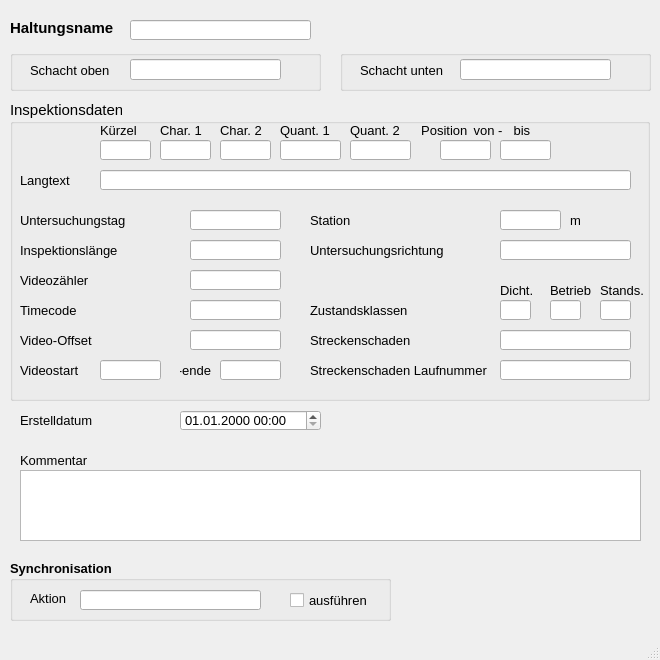
<?xml version="1.0" encoding="UTF-8"?>
<ui version="4.0">
 <class>MainWindow</class>
 <widget class="QMainWindow" name="MainWindow">
  <property name="geometry">
   <rect>
    <x>0</x>
    <y>0</y>
    <width>660</width>
    <height>660</height>
   </rect>
  </property>
  <property name="sizePolicy">
   <sizepolicy hsizetype="Preferred" vsizetype="Preferred">
    <horstretch>0</horstretch>
    <verstretch>0</verstretch>
   </sizepolicy>
  </property>
  <property name="minimumSize">
   <size>
    <width>660</width>
    <height>660</height>
   </size>
  </property>
  <property name="maximumSize">
   <size>
    <width>16777215</width>
    <height>16777215</height>
   </size>
  </property>
  <property name="baseSize">
   <size>
    <width>0</width>
    <height>0</height>
   </size>
  </property>
  <property name="font">
   <font>
    <family>Tahoma</family>
    <pointsize>10</pointsize>
   </font>
  </property>
  <property name="windowTitle">
   <string>MainWindow</string>
  </property>
  <widget class="QWidget" name="centralwidget">
   <widget class="QLabel" name="label">
    <property name="geometry">
     <rect>
      <x>10</x>
      <y>20</y>
      <width>131</width>
      <height>16</height>
     </rect>
    </property>
    <property name="font">
     <font>
      <family>Tahoma</family>
      <pointsize>11</pointsize>
      <weight>75</weight>
      <bold>true</bold>
     </font>
    </property>
    <property name="text">
     <string>Haltungsname</string>
    </property>
   </widget>
   <widget class="QLineEdit" name="untersuchhal">
    <property name="geometry">
     <rect>
      <x>130</x>
      <y>20</y>
      <width>181</width>
      <height>20</height>
     </rect>
    </property>
    <property name="font">
     <font>
      <family>Tahoma</family>
      <pointsize>10</pointsize>
     </font>
    </property>
    <property name="toolTip">
     <string>&lt;html&gt;&lt;head/&gt;&lt;body&gt;&lt;p&gt;Bezeichnung der untersuchten Haltung&lt;/p&gt;&lt;/body&gt;&lt;/html&gt;</string>
    </property>
    <property name="statusTip">
     <string>Bezeichnung der untersuchten Haltung</string>
    </property>
   </widget>
   <widget class="QGroupBox" name="groupBox_2">
    <property name="geometry">
     <rect>
      <x>10</x>
      <y>100</y>
      <width>640</width>
      <height>301</height>
     </rect>
    </property>
    <property name="font">
     <font>
      <family>Tahoma</family>
      <pointsize>11</pointsize>
     </font>
    </property>
    <property name="title">
     <string>Inspektionsdaten</string>
    </property>
    <widget class="QLineEdit" name="untersuchrichtung">
     <property name="geometry">
      <rect>
       <x>490</x>
       <y>140</y>
       <width>131</width>
       <height>20</height>
      </rect>
     </property>
     <property name="font">
      <font>
       <family>Tahoma</family>
       <pointsize>10</pointsize>
      </font>
     </property>
     <property name="toolTip">
      <string>&lt;html&gt;&lt;head/&gt;&lt;body&gt;&lt;p&gt;&lt;span style=&quot; font-size:10pt;&quot;&gt;Untersuchungsrichtung&lt;/span&gt;&lt;/p&gt;&lt;/body&gt;&lt;/html&gt;</string>
     </property>
    </widget>
    <widget class="QLabel" name="label_17">
     <property name="geometry">
      <rect>
       <x>300</x>
       <y>140</y>
       <width>151</width>
       <height>21</height>
      </rect>
     </property>
     <property name="font">
      <font>
       <family>Tahoma</family>
       <pointsize>10</pointsize>
      </font>
     </property>
     <property name="text">
      <string>Untersuchungsrichtung</string>
     </property>
    </widget>
    <widget class="QLabel" name="label_23">
     <property name="geometry">
      <rect>
       <x>90</x>
       <y>20</y>
       <width>151</width>
       <height>21</height>
      </rect>
     </property>
     <property name="font">
      <font>
       <family>Tahoma</family>
       <pointsize>10</pointsize>
      </font>
     </property>
     <property name="text">
      <string>Kürzel</string>
     </property>
    </widget>
    <widget class="QLabel" name="label_24">
     <property name="geometry">
      <rect>
       <x>150</x>
       <y>20</y>
       <width>51</width>
       <height>21</height>
      </rect>
     </property>
     <property name="font">
      <font>
       <family>Tahoma</family>
       <pointsize>10</pointsize>
      </font>
     </property>
     <property name="text">
      <string>Char. 1</string>
     </property>
    </widget>
    <widget class="QLabel" name="label_25">
     <property name="geometry">
      <rect>
       <x>210</x>
       <y>20</y>
       <width>51</width>
       <height>21</height>
      </rect>
     </property>
     <property name="font">
      <font>
       <family>Tahoma</family>
       <pointsize>10</pointsize>
      </font>
     </property>
     <property name="text">
      <string>Char. 2</string>
     </property>
    </widget>
    <widget class="QLabel" name="label_26">
     <property name="geometry">
      <rect>
       <x>270</x>
       <y>20</y>
       <width>61</width>
       <height>21</height>
      </rect>
     </property>
     <property name="font">
      <font>
       <family>Tahoma</family>
       <pointsize>10</pointsize>
      </font>
     </property>
     <property name="text">
      <string>Quant. 1</string>
     </property>
    </widget>
    <widget class="QLabel" name="label_27">
     <property name="geometry">
      <rect>
       <x>340</x>
       <y>20</y>
       <width>61</width>
       <height>21</height>
      </rect>
     </property>
     <property name="font">
      <font>
       <family>Tahoma</family>
       <pointsize>10</pointsize>
      </font>
     </property>
     <property name="text">
      <string>Quant. 2</string>
     </property>
    </widget>
    <widget class="QLabel" name="label_28">
     <property name="geometry">
      <rect>
       <x>300</x>
       <y>230</y>
       <width>161</width>
       <height>21</height>
      </rect>
     </property>
     <property name="font">
      <font>
       <family>Tahoma</family>
       <pointsize>10</pointsize>
      </font>
     </property>
     <property name="text">
      <string>Streckenschaden</string>
     </property>
    </widget>
    <widget class="QLabel" name="label_29">
     <property name="geometry">
      <rect>
       <x>300</x>
       <y>260</y>
       <width>211</width>
       <height>21</height>
      </rect>
     </property>
     <property name="font">
      <font>
       <family>Tahoma</family>
       <pointsize>10</pointsize>
      </font>
     </property>
     <property name="text">
      <string>Streckenschaden Laufnummer</string>
     </property>
    </widget>
    <widget class="QLineEdit" name="kuerzel">
     <property name="geometry">
      <rect>
       <x>90</x>
       <y>40</y>
       <width>51</width>
       <height>20</height>
      </rect>
     </property>
     <property name="font">
      <font>
       <family>Tahoma</family>
       <pointsize>10</pointsize>
      </font>
     </property>
     <property name="toolTip">
      <string>&lt;html&gt;&lt;head/&gt;&lt;body&gt;&lt;p&gt;&lt;span style=&quot; font-size:10pt;&quot;&gt;Schadenskürzel&lt;/span&gt;&lt;/p&gt;&lt;/body&gt;&lt;/html&gt;</string>
     </property>
    </widget>
    <widget class="QLineEdit" name="charakt1">
     <property name="geometry">
      <rect>
       <x>150</x>
       <y>40</y>
       <width>51</width>
       <height>20</height>
      </rect>
     </property>
     <property name="font">
      <font>
       <family>Tahoma</family>
       <pointsize>10</pointsize>
      </font>
     </property>
     <property name="toolTip">
      <string>&lt;html&gt;&lt;head/&gt;&lt;body&gt;&lt;p&gt;Zustandsdaten: Charakterisierung 1&lt;/p&gt;&lt;/body&gt;&lt;/html&gt;</string>
     </property>
     <property name="statusTip">
      <string>Zustandsdaten: Charakterisierung 1</string>
     </property>
    </widget>
    <widget class="QLineEdit" name="charakt2">
     <property name="geometry">
      <rect>
       <x>210</x>
       <y>40</y>
       <width>51</width>
       <height>20</height>
      </rect>
     </property>
     <property name="font">
      <font>
       <family>Tahoma</family>
       <pointsize>10</pointsize>
      </font>
     </property>
     <property name="toolTip">
      <string>&lt;html&gt;&lt;head/&gt;&lt;body&gt;&lt;p&gt;Zustandsdaten: Charakterisierung 2&lt;/p&gt;&lt;/body&gt;&lt;/html&gt;</string>
     </property>
     <property name="statusTip">
      <string>Zustandsdaten: Charakterisierung 2</string>
     </property>
    </widget>
    <widget class="QLineEdit" name="quantnr1">
     <property name="geometry">
      <rect>
       <x>270</x>
       <y>40</y>
       <width>61</width>
       <height>20</height>
      </rect>
     </property>
     <property name="font">
      <font>
       <family>Tahoma</family>
       <pointsize>10</pointsize>
      </font>
     </property>
     <property name="toolTip">
      <string>&lt;html&gt;&lt;head/&gt;&lt;body&gt;&lt;p&gt;Zustandsdaten: Quantifizierung 1&lt;/p&gt;&lt;/body&gt;&lt;/html&gt;</string>
     </property>
     <property name="statusTip">
      <string>Zustandsdaten: Quantifizierung 1</string>
     </property>
    </widget>
    <widget class="QLineEdit" name="quantnr2">
     <property name="geometry">
      <rect>
       <x>340</x>
       <y>40</y>
       <width>61</width>
       <height>20</height>
      </rect>
     </property>
     <property name="font">
      <font>
       <family>Tahoma</family>
       <pointsize>10</pointsize>
      </font>
     </property>
     <property name="toolTip">
      <string>&lt;html&gt;&lt;head/&gt;&lt;body&gt;&lt;p&gt;Zustandsdaten: Quantifizierung 2&lt;/p&gt;&lt;/body&gt;&lt;/html&gt;</string>
     </property>
     <property name="statusTip">
      <string>Zustandsdaten: Quantifizierung 2</string>
     </property>
    </widget>
    <widget class="QLineEdit" name="streckenschaden">
     <property name="geometry">
      <rect>
       <x>490</x>
       <y>230</y>
       <width>131</width>
       <height>20</height>
      </rect>
     </property>
     <property name="font">
      <font>
       <family>Tahoma</family>
       <pointsize>10</pointsize>
      </font>
     </property>
     <property name="toolTip">
      <string>&lt;html&gt;&lt;head/&gt;&lt;body&gt;&lt;p&gt;Kodierung&lt;/p&gt;&lt;/body&gt;&lt;/html&gt;</string>
     </property>
     <property name="statusTip">
      <string>Kodierung</string>
     </property>
    </widget>
    <widget class="QLineEdit" name="streckenschaden_lfdnr">
     <property name="geometry">
      <rect>
       <x>490</x>
       <y>260</y>
       <width>131</width>
       <height>20</height>
      </rect>
     </property>
     <property name="font">
      <font>
       <family>Tahoma</family>
       <pointsize>10</pointsize>
      </font>
     </property>
     <property name="toolTip">
      <string/>
     </property>
     <property name="statusTip">
      <string/>
     </property>
    </widget>
    <widget class="QLabel" name="label_18">
     <property name="geometry">
      <rect>
       <x>400</x>
       <y>20</y>
       <width>61</width>
       <height>21</height>
      </rect>
     </property>
     <property name="font">
      <font>
       <family>Tahoma</family>
       <pointsize>10</pointsize>
      </font>
     </property>
     <property name="text">
      <string>Position </string>
     </property>
     <property name="alignment">
      <set>Qt::AlignRight|Qt::AlignTrailing|Qt::AlignVCenter</set>
     </property>
    </widget>
    <widget class="QLineEdit" name="pos_von">
     <property name="geometry">
      <rect>
       <x>430</x>
       <y>40</y>
       <width>51</width>
       <height>20</height>
      </rect>
     </property>
     <property name="font">
      <font>
       <family>Tahoma</family>
       <pointsize>10</pointsize>
      </font>
     </property>
     <property name="toolTip">
      <string>&lt;html&gt;&lt;head/&gt;&lt;body&gt;&lt;p&gt;Zustandsdaten: Anfangswinkel als Zifferblattreferenz&lt;/p&gt;&lt;/body&gt;&lt;/html&gt;</string>
     </property>
     <property name="statusTip">
      <string>Zustandsdaten: Anfangswinkel als Zifferblattreferenz</string>
     </property>
    </widget>
    <widget class="QLineEdit" name="pos_bis">
     <property name="geometry">
      <rect>
       <x>490</x>
       <y>40</y>
       <width>51</width>
       <height>20</height>
      </rect>
     </property>
     <property name="font">
      <font>
       <family>Tahoma</family>
       <pointsize>10</pointsize>
      </font>
     </property>
     <property name="toolTip">
      <string>&lt;html&gt;&lt;head/&gt;&lt;body&gt;&lt;p&gt;Zustandsdaten: Endwinkel als Zifferblattreferenz&lt;/p&gt;&lt;/body&gt;&lt;/html&gt;</string>
     </property>
     <property name="statusTip">
      <string>Zustandsdaten: Endwinkel als Zifferblattreferenz</string>
     </property>
    </widget>
    <widget class="QLineEdit" name="station">
     <property name="geometry">
      <rect>
       <x>490</x>
       <y>110</y>
       <width>61</width>
       <height>20</height>
      </rect>
     </property>
     <property name="font">
      <font>
       <family>Tahoma</family>
       <pointsize>10</pointsize>
      </font>
     </property>
     <property name="toolTip">
      <string>&lt;html&gt;&lt;head/&gt;&lt;body&gt;&lt;p&gt;&lt;span style=&quot; font-size:10pt;&quot;&gt;Station entlang der Haltung&lt;/span&gt;&lt;/p&gt;&lt;/body&gt;&lt;/html&gt;</string>
     </property>
     <property name="statusTip">
      <string>Station entlang der Haltung</string>
     </property>
    </widget>
    <widget class="QLabel" name="label_34">
     <property name="geometry">
      <rect>
       <x>300</x>
       <y>110</y>
       <width>151</width>
       <height>21</height>
      </rect>
     </property>
     <property name="font">
      <font>
       <family>Tahoma</family>
       <pointsize>10</pointsize>
      </font>
     </property>
     <property name="text">
      <string>Station</string>
     </property>
    </widget>
    <widget class="QLabel" name="label_19">
     <property name="geometry">
      <rect>
       <x>10</x>
       <y>170</y>
       <width>151</width>
       <height>21</height>
      </rect>
     </property>
     <property name="font">
      <font>
       <family>Tahoma</family>
       <pointsize>10</pointsize>
      </font>
     </property>
     <property name="text">
      <string>Videozähler</string>
     </property>
    </widget>
    <widget class="QLabel" name="label_35">
     <property name="geometry">
      <rect>
       <x>10</x>
       <y>200</y>
       <width>151</width>
       <height>21</height>
      </rect>
     </property>
     <property name="font">
      <font>
       <family>Tahoma</family>
       <pointsize>10</pointsize>
      </font>
     </property>
     <property name="text">
      <string>Timecode</string>
     </property>
    </widget>
    <widget class="QLabel" name="label_21">
     <property name="geometry">
      <rect>
       <x>10</x>
       <y>230</y>
       <width>151</width>
       <height>21</height>
      </rect>
     </property>
     <property name="font">
      <font>
       <family>Tahoma</family>
       <pointsize>10</pointsize>
      </font>
     </property>
     <property name="text">
      <string>Video-Offset</string>
     </property>
    </widget>
    <widget class="QLineEdit" name="videozaehler">
     <property name="geometry">
      <rect>
       <x>180</x>
       <y>170</y>
       <width>91</width>
       <height>20</height>
      </rect>
     </property>
     <property name="font">
      <font>
       <family>Tahoma</family>
       <pointsize>10</pointsize>
      </font>
     </property>
     <property name="toolTip">
      <string/>
     </property>
     <property name="statusTip">
      <string/>
     </property>
    </widget>
    <widget class="QLineEdit" name="timecode">
     <property name="geometry">
      <rect>
       <x>180</x>
       <y>200</y>
       <width>91</width>
       <height>20</height>
      </rect>
     </property>
     <property name="font">
      <font>
       <family>Tahoma</family>
       <pointsize>10</pointsize>
      </font>
     </property>
     <property name="toolTip">
      <string/>
     </property>
     <property name="statusTip">
      <string/>
     </property>
    </widget>
    <widget class="QLineEdit" name="video_offset">
     <property name="geometry">
      <rect>
       <x>180</x>
       <y>230</y>
       <width>91</width>
       <height>20</height>
      </rect>
     </property>
     <property name="font">
      <font>
       <family>Tahoma</family>
       <pointsize>10</pointsize>
      </font>
     </property>
     <property name="toolTip">
      <string/>
     </property>
     <property name="statusTip">
      <string/>
     </property>
    </widget>
    <widget class="QLineEdit" name="inspektionslaenge">
     <property name="geometry">
      <rect>
       <x>180</x>
       <y>140</y>
       <width>91</width>
       <height>20</height>
      </rect>
     </property>
     <property name="font">
      <font>
       <family>Tahoma</family>
       <pointsize>10</pointsize>
      </font>
     </property>
     <property name="toolTip">
      <string>&lt;html&gt;&lt;head/&gt;&lt;body&gt;&lt;p&gt;[m]&lt;/p&gt;&lt;/body&gt;&lt;/html&gt;</string>
     </property>
     <property name="statusTip">
      <string>[m]</string>
     </property>
    </widget>
    <widget class="QLabel" name="label_61">
     <property name="geometry">
      <rect>
       <x>10</x>
       <y>110</y>
       <width>151</width>
       <height>21</height>
      </rect>
     </property>
     <property name="font">
      <font>
       <family>Tahoma</family>
       <pointsize>10</pointsize>
      </font>
     </property>
     <property name="text">
      <string>Untersuchungstag</string>
     </property>
    </widget>
    <widget class="QLineEdit" name="untersuchtag">
     <property name="geometry">
      <rect>
       <x>180</x>
       <y>110</y>
       <width>91</width>
       <height>20</height>
      </rect>
     </property>
     <property name="font">
      <font>
       <family>Tahoma</family>
       <pointsize>10</pointsize>
      </font>
     </property>
     <property name="toolTip">
      <string>&lt;html&gt;&lt;head/&gt;&lt;body&gt;&lt;p&gt;Datum&lt;/p&gt;&lt;/body&gt;&lt;/html&gt;</string>
     </property>
     <property name="statusTip">
      <string>Datum</string>
     </property>
    </widget>
    <widget class="QLabel" name="label_20">
     <property name="geometry">
      <rect>
       <x>10</x>
       <y>140</y>
       <width>151</width>
       <height>21</height>
      </rect>
     </property>
     <property name="font">
      <font>
       <family>Tahoma</family>
       <pointsize>10</pointsize>
      </font>
     </property>
     <property name="text">
      <string>Inspektionslänge</string>
     </property>
    </widget>
    <widget class="QLabel" name="label_2">
     <property name="geometry">
      <rect>
       <x>560</x>
       <y>110</y>
       <width>47</width>
       <height>21</height>
      </rect>
     </property>
     <property name="font">
      <font>
       <family>Tahoma</family>
       <pointsize>10</pointsize>
      </font>
     </property>
     <property name="text">
      <string>m</string>
     </property>
    </widget>
    <widget class="QLabel" name="label_36">
     <property name="geometry">
      <rect>
       <x>300</x>
       <y>200</y>
       <width>111</width>
       <height>21</height>
      </rect>
     </property>
     <property name="font">
      <font>
       <family>Tahoma</family>
       <pointsize>10</pointsize>
      </font>
     </property>
     <property name="text">
      <string>Zustandsklassen</string>
     </property>
    </widget>
    <widget class="QLabel" name="label_37">
     <property name="geometry">
      <rect>
       <x>540</x>
       <y>180</y>
       <width>41</width>
       <height>21</height>
      </rect>
     </property>
     <property name="font">
      <font>
       <family>Tahoma</family>
       <pointsize>10</pointsize>
      </font>
     </property>
     <property name="text">
      <string>Betrieb</string>
     </property>
    </widget>
    <widget class="QLineEdit" name="ZD">
     <property name="geometry">
      <rect>
       <x>490</x>
       <y>200</y>
       <width>31</width>
       <height>20</height>
      </rect>
     </property>
     <property name="font">
      <font>
       <family>Tahoma</family>
       <pointsize>10</pointsize>
      </font>
     </property>
     <property name="toolTip">
      <string>&lt;html&gt;&lt;head/&gt;&lt;body&gt;&lt;p&gt;&lt;span style=&quot; font-size:10pt;&quot;&gt;Max. Zustandsklasse Dichtheit&lt;/span&gt;&lt;/p&gt;&lt;/body&gt;&lt;/html&gt;</string>
     </property>
     <property name="statusTip">
      <string>Max. Zustandsklasse Dichtheit</string>
     </property>
    </widget>
    <widget class="QLineEdit" name="ZB">
     <property name="geometry">
      <rect>
       <x>540</x>
       <y>200</y>
       <width>31</width>
       <height>20</height>
      </rect>
     </property>
     <property name="font">
      <font>
       <family>Tahoma</family>
       <pointsize>10</pointsize>
      </font>
     </property>
     <property name="toolTip">
      <string>&lt;html&gt;&lt;head/&gt;&lt;body&gt;&lt;p&gt;&lt;span style=&quot; font-size:10pt;&quot;&gt;Max. Zustandsklasse Betriebssicherheit&lt;/span&gt;&lt;/p&gt;&lt;/body&gt;&lt;/html&gt;</string>
     </property>
     <property name="statusTip">
      <string>Max. Zustandsklasse Betriebssicherheit</string>
     </property>
    </widget>
    <widget class="QLabel" name="label_38">
     <property name="geometry">
      <rect>
       <x>590</x>
       <y>180</y>
       <width>51</width>
       <height>21</height>
      </rect>
     </property>
     <property name="font">
      <font>
       <family>Tahoma</family>
       <pointsize>10</pointsize>
      </font>
     </property>
     <property name="text">
      <string>Stands.</string>
     </property>
    </widget>
    <widget class="QLineEdit" name="ZS">
     <property name="geometry">
      <rect>
       <x>590</x>
       <y>200</y>
       <width>31</width>
       <height>20</height>
      </rect>
     </property>
     <property name="font">
      <font>
       <family>Tahoma</family>
       <pointsize>10</pointsize>
      </font>
     </property>
     <property name="toolTip">
      <string>&lt;html&gt;&lt;head/&gt;&lt;body&gt;&lt;p&gt;Max. Zustandsklasse Standsicherheit&lt;/p&gt;&lt;/body&gt;&lt;/html&gt;</string>
     </property>
     <property name="statusTip">
      <string>Max. Zustandsklasse Standsicherheit</string>
     </property>
    </widget>
    <widget class="QLabel" name="label_39">
     <property name="geometry">
      <rect>
       <x>490</x>
       <y>180</y>
       <width>41</width>
       <height>21</height>
      </rect>
     </property>
     <property name="font">
      <font>
       <family>Tahoma</family>
       <pointsize>10</pointsize>
      </font>
     </property>
     <property name="text">
      <string>Dicht.</string>
     </property>
    </widget>
    <widget class="QLabel" name="label_30">
     <property name="geometry">
      <rect>
       <x>500</x>
       <y>20</y>
       <width>41</width>
       <height>21</height>
      </rect>
     </property>
     <property name="font">
      <font>
       <family>Tahoma</family>
       <pointsize>10</pointsize>
      </font>
     </property>
     <property name="text">
      <string> bis</string>
     </property>
    </widget>
    <widget class="QLabel" name="label_40">
     <property name="geometry">
      <rect>
       <x>460</x>
       <y>20</y>
       <width>51</width>
       <height>21</height>
      </rect>
     </property>
     <property name="font">
      <font>
       <family>Tahoma</family>
       <pointsize>10</pointsize>
      </font>
     </property>
     <property name="text">
      <string> von -</string>
     </property>
    </widget>
    <widget class="QLineEdit" name="langtext">
     <property name="geometry">
      <rect>
       <x>90</x>
       <y>70</y>
       <width>531</width>
       <height>20</height>
      </rect>
     </property>
     <property name="font">
      <font>
       <family>Tahoma</family>
       <pointsize>10</pointsize>
      </font>
     </property>
     <property name="toolTip">
      <string>&lt;html&gt;&lt;head/&gt;&lt;body&gt;&lt;p&gt;Zustandsbeschreibung Langtext&lt;/p&gt;&lt;/body&gt;&lt;/html&gt;</string>
     </property>
     <property name="statusTip">
      <string>Zustandsbeschreibung Langtext</string>
     </property>
    </widget>
    <widget class="QLabel" name="label_52">
     <property name="geometry">
      <rect>
       <x>10</x>
       <y>70</y>
       <width>61</width>
       <height>21</height>
      </rect>
     </property>
     <property name="font">
      <font>
       <family>Tahoma</family>
       <pointsize>10</pointsize>
      </font>
     </property>
     <property name="text">
      <string>Langtext</string>
     </property>
    </widget>
    <widget class="QLabel" name="label_33">
     <property name="geometry">
      <rect>
       <x>10</x>
       <y>260</y>
       <width>81</width>
       <height>21</height>
      </rect>
     </property>
     <property name="font">
      <font>
       <family>Tahoma</family>
       <pointsize>10</pointsize>
      </font>
     </property>
     <property name="text">
      <string>Videostart</string>
     </property>
    </widget>
    <widget class="QLineEdit" name="video_start">
     <property name="geometry">
      <rect>
       <x>90</x>
       <y>260</y>
       <width>61</width>
       <height>20</height>
      </rect>
     </property>
     <property name="font">
      <font>
       <family>Tahoma</family>
       <pointsize>10</pointsize>
      </font>
     </property>
     <property name="toolTip">
      <string>&lt;html&gt;&lt;head/&gt;&lt;body&gt;&lt;p&gt;Beginn der Videoreferenz&lt;/p&gt;&lt;/body&gt;&lt;/html&gt;</string>
     </property>
     <property name="statusTip">
      <string>Beginn der Videoreferenz</string>
     </property>
    </widget>
    <widget class="QLabel" name="label_41">
     <property name="geometry">
      <rect>
       <x>170</x>
       <y>260</y>
       <width>31</width>
       <height>21</height>
      </rect>
     </property>
     <property name="font">
      <font>
       <family>Tahoma</family>
       <pointsize>10</pointsize>
      </font>
     </property>
     <property name="text">
      <string>-ende</string>
     </property>
     <property name="alignment">
      <set>Qt::AlignRight|Qt::AlignTrailing|Qt::AlignVCenter</set>
     </property>
    </widget>
    <widget class="QLineEdit" name="video_ende">
     <property name="geometry">
      <rect>
       <x>210</x>
       <y>260</y>
       <width>61</width>
       <height>20</height>
      </rect>
     </property>
     <property name="font">
      <font>
       <family>Tahoma</family>
       <pointsize>10</pointsize>
      </font>
     </property>
     <property name="toolTip">
      <string>&lt;html&gt;&lt;head/&gt;&lt;body&gt;&lt;p&gt;Ende der Videoreferenz&lt;/p&gt;&lt;/body&gt;&lt;/html&gt;</string>
     </property>
     <property name="statusTip">
      <string>Ende der Videoreferenz</string>
     </property>
    </widget>
   </widget>
   <widget class="QgsDateTimeEdit" name="createdat">
    <property name="geometry">
     <rect>
      <x>180</x>
      <y>410</y>
      <width>141</width>
      <height>21</height>
     </rect>
    </property>
    <property name="font">
     <font>
      <family>Tahoma</family>
      <pointsize>10</pointsize>
     </font>
    </property>
    <property name="currentSection">
     <enum>QDateTimeEdit::DaySection</enum>
    </property>
    <property name="displayFormat">
     <string>dd.MM.yyyy HH:mm</string>
    </property>
   </widget>
   <widget class="QLabel" name="label_71">
    <property name="geometry">
     <rect>
      <x>20</x>
      <y>410</y>
      <width>151</width>
      <height>21</height>
     </rect>
    </property>
    <property name="text">
     <string>Erstelldatum</string>
    </property>
   </widget>
   <widget class="QTextEdit" name="kommentar">
    <property name="geometry">
     <rect>
      <x>20</x>
      <y>470</y>
      <width>621</width>
      <height>71</height>
     </rect>
    </property>
    <property name="font">
     <font>
      <family>Tahoma</family>
      <pointsize>10</pointsize>
     </font>
    </property>
    <property name="toolTip">
     <string>&lt;html&gt;&lt;head/&gt;&lt;body&gt;&lt;p&gt;Platz für zusätzliche Kommentare&lt;/p&gt;&lt;/body&gt;&lt;/html&gt;</string>
    </property>
    <property name="statusTip">
     <string>Platz für zusätzliche Kommentare</string>
    </property>
   </widget>
   <widget class="QLabel" name="label_22">
    <property name="geometry">
     <rect>
      <x>20</x>
      <y>450</y>
      <width>81</width>
      <height>21</height>
     </rect>
    </property>
    <property name="font">
     <font>
      <family>Tahoma</family>
      <pointsize>10</pointsize>
     </font>
    </property>
    <property name="text">
     <string>Kommentar</string>
    </property>
   </widget>
   <widget class="QGroupBox" name="groupBox_3">
    <property name="geometry">
     <rect>
      <x>340</x>
      <y>50</y>
      <width>311</width>
      <height>41</height>
     </rect>
    </property>
    <property name="font">
     <font>
      <family>Tahoma</family>
      <pointsize>11</pointsize>
     </font>
    </property>
    <property name="title">
     <string/>
    </property>
    <widget class="QLabel" name="label_9">
     <property name="geometry">
      <rect>
       <x>20</x>
       <y>10</y>
       <width>91</width>
       <height>21</height>
      </rect>
     </property>
     <property name="font">
      <font>
       <family>Tahoma</family>
       <pointsize>10</pointsize>
      </font>
     </property>
     <property name="text">
      <string>Schacht unten</string>
     </property>
    </widget>
    <widget class="QLineEdit" name="schunten">
     <property name="geometry">
      <rect>
       <x>120</x>
       <y>9</y>
       <width>151</width>
       <height>21</height>
      </rect>
     </property>
     <property name="font">
      <font>
       <family>Tahoma</family>
       <pointsize>10</pointsize>
      </font>
     </property>
     <property name="toolTip">
      <string>&lt;html&gt;&lt;head/&gt;&lt;body&gt;&lt;p&gt;Name des unteren Schachts&lt;/p&gt;&lt;/body&gt;&lt;/html&gt;</string>
     </property>
     <property name="statusTip">
      <string>Name des unteren Schachts</string>
     </property>
    </widget>
   </widget>
   <widget class="QGroupBox" name="groupBox">
    <property name="geometry">
     <rect>
      <x>10</x>
      <y>50</y>
      <width>311</width>
      <height>41</height>
     </rect>
    </property>
    <property name="font">
     <font>
      <family>Tahoma</family>
      <pointsize>11</pointsize>
     </font>
    </property>
    <property name="title">
     <string/>
    </property>
    <widget class="QLabel" name="label_3">
     <property name="geometry">
      <rect>
       <x>20</x>
       <y>10</y>
       <width>91</width>
       <height>21</height>
      </rect>
     </property>
     <property name="font">
      <font>
       <family>Tahoma</family>
       <pointsize>10</pointsize>
      </font>
     </property>
     <property name="text">
      <string>Schacht oben</string>
     </property>
    </widget>
    <widget class="QLineEdit" name="schoben">
     <property name="geometry">
      <rect>
       <x>120</x>
       <y>9</y>
       <width>151</width>
       <height>21</height>
      </rect>
     </property>
     <property name="font">
      <font>
       <family>Tahoma</family>
       <pointsize>10</pointsize>
      </font>
     </property>
     <property name="toolTip">
      <string>&lt;html&gt;&lt;head/&gt;&lt;body&gt;&lt;p&gt;Name des oberen Schachts&lt;/p&gt;&lt;/body&gt;&lt;/html&gt;</string>
     </property>
     <property name="statusTip">
      <string>Name des oberen Schachts</string>
     </property>
    </widget>
   </widget>
   <widget class="QGroupBox" name="groupBox_sync">
    <property name="geometry">
     <rect>
      <x>10</x>
      <y>560</y>
      <width>381</width>
      <height>61</height>
     </rect>
    </property>
    <property name="font">
     <font>
      <family>Tahoma</family>
      <pointsize>10</pointsize>
      <weight>75</weight>
      <bold>true</bold>
     </font>
    </property>
    <property name="title">
     <string>Synchronisation</string>
    </property>
    <widget class="QCheckBox" name="status">
     <property name="geometry">
      <rect>
       <x>280</x>
       <y>30</y>
       <width>101</width>
       <height>21</height>
      </rect>
     </property>
     <property name="font">
      <font>
       <family>Tahoma</family>
       <pointsize>10</pointsize>
       <weight>50</weight>
       <bold>false</bold>
      </font>
     </property>
     <property name="toolTip">
      <string>Synchronisation aktivieren</string>
     </property>
     <property name="statusTip">
      <string>Synchronisation aktivieren</string>
     </property>
     <property name="text">
      <string>ausführen</string>
     </property>
    </widget>
    <widget class="QLabel" name="label_31">
     <property name="geometry">
      <rect>
       <x>20</x>
       <y>30</y>
       <width>51</width>
       <height>16</height>
      </rect>
     </property>
     <property name="font">
      <font>
       <family>Tahoma</family>
       <pointsize>10</pointsize>
       <weight>50</weight>
       <bold>false</bold>
      </font>
     </property>
     <property name="text">
      <string>Aktion</string>
     </property>
    </widget>
    <widget class="QLineEdit" name="aktion">
     <property name="geometry">
      <rect>
       <x>70</x>
       <y>30</y>
       <width>181</width>
       <height>20</height>
      </rect>
     </property>
     <property name="toolTip">
      <string>&lt;html&gt;&lt;head/&gt;&lt;body&gt;&lt;p&gt;Maßnahme zur Synchronisation&lt;/p&gt;&lt;/body&gt;&lt;/html&gt;</string>
     </property>
     <property name="statusTip">
      <string>Maßnahme zur Synchronisation</string>
     </property>
    </widget>
   </widget>
  </widget>
  <widget class="QMenuBar" name="menubar">
   <property name="geometry">
    <rect>
     <x>0</x>
     <y>0</y>
     <width>660</width>
     <height>22</height>
    </rect>
   </property>
  </widget>
  <widget class="QStatusBar" name="statusbar"/>
 </widget>
 <customwidgets>
  <customwidget>
   <class>QgsDateTimeEdit</class>
   <extends>QDateTimeEdit</extends>
   <header>qgsdatetimeedit.h</header>
  </customwidget>
 </customwidgets>
 <tabstops>
  <tabstop>untersuchhal</tabstop>
  <tabstop>untersuchrichtung</tabstop>
  <tabstop>createdat</tabstop>
  <tabstop>kommentar</tabstop>
 </tabstops>
 <resources/>
 <connections/>
</ui>
